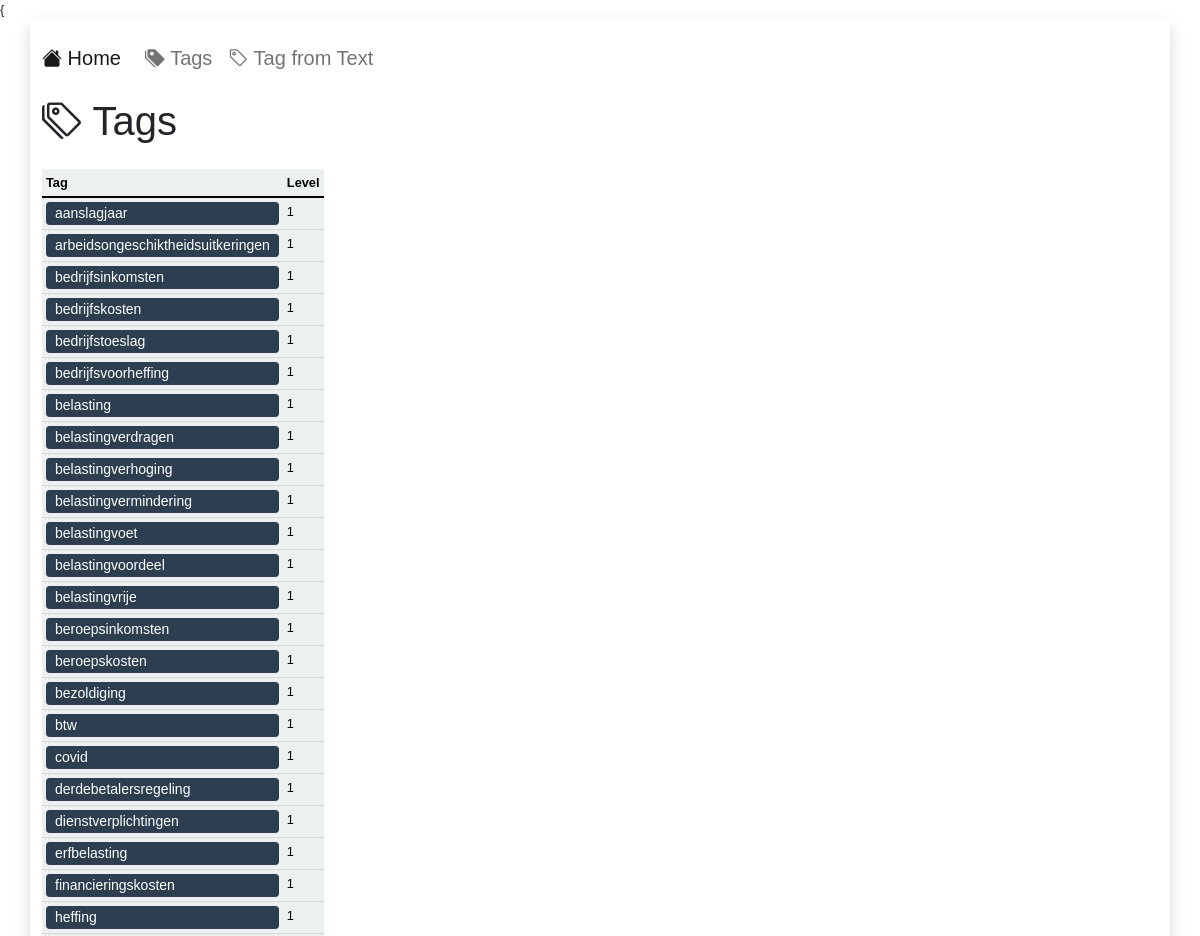
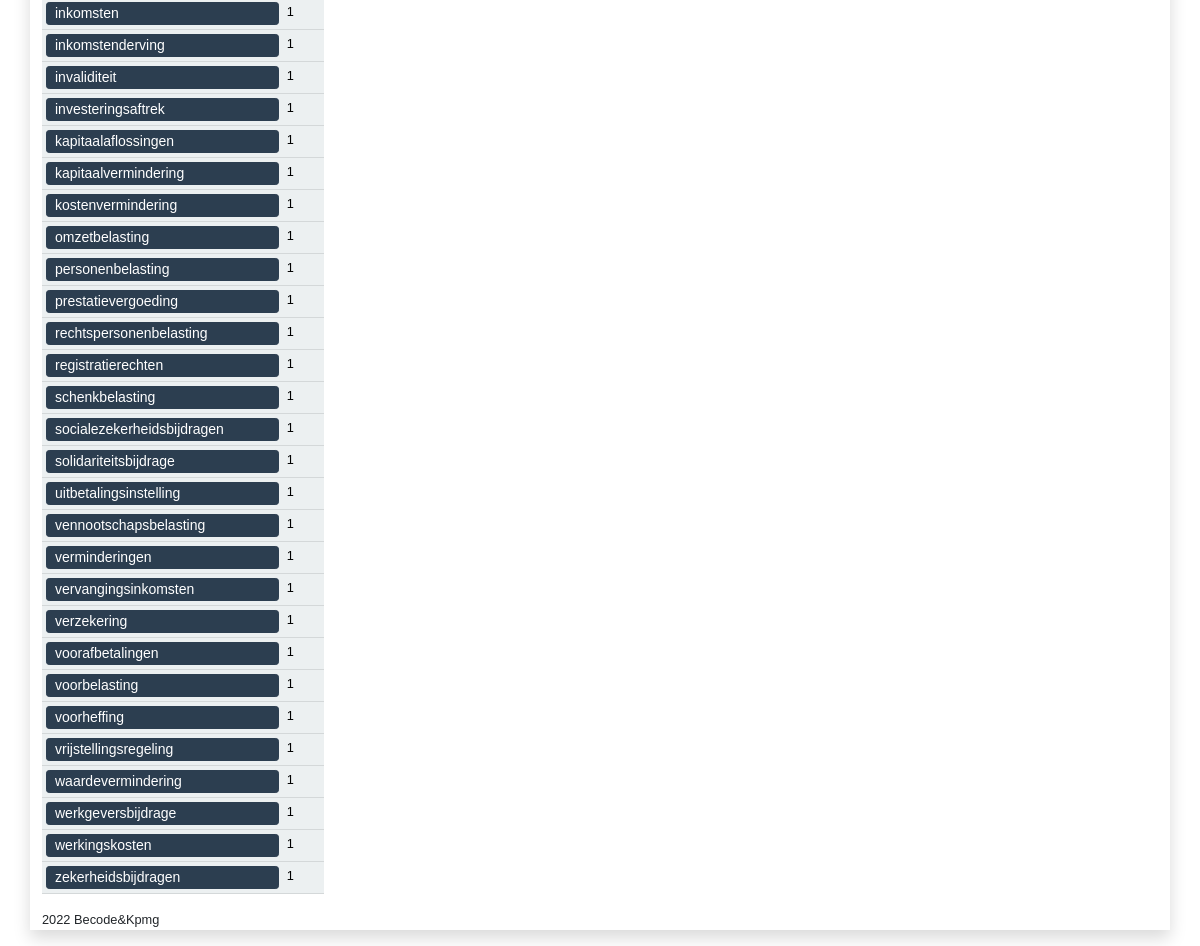
The page /tags/ on the database as committed earlier (2 pictures, top to bottom).
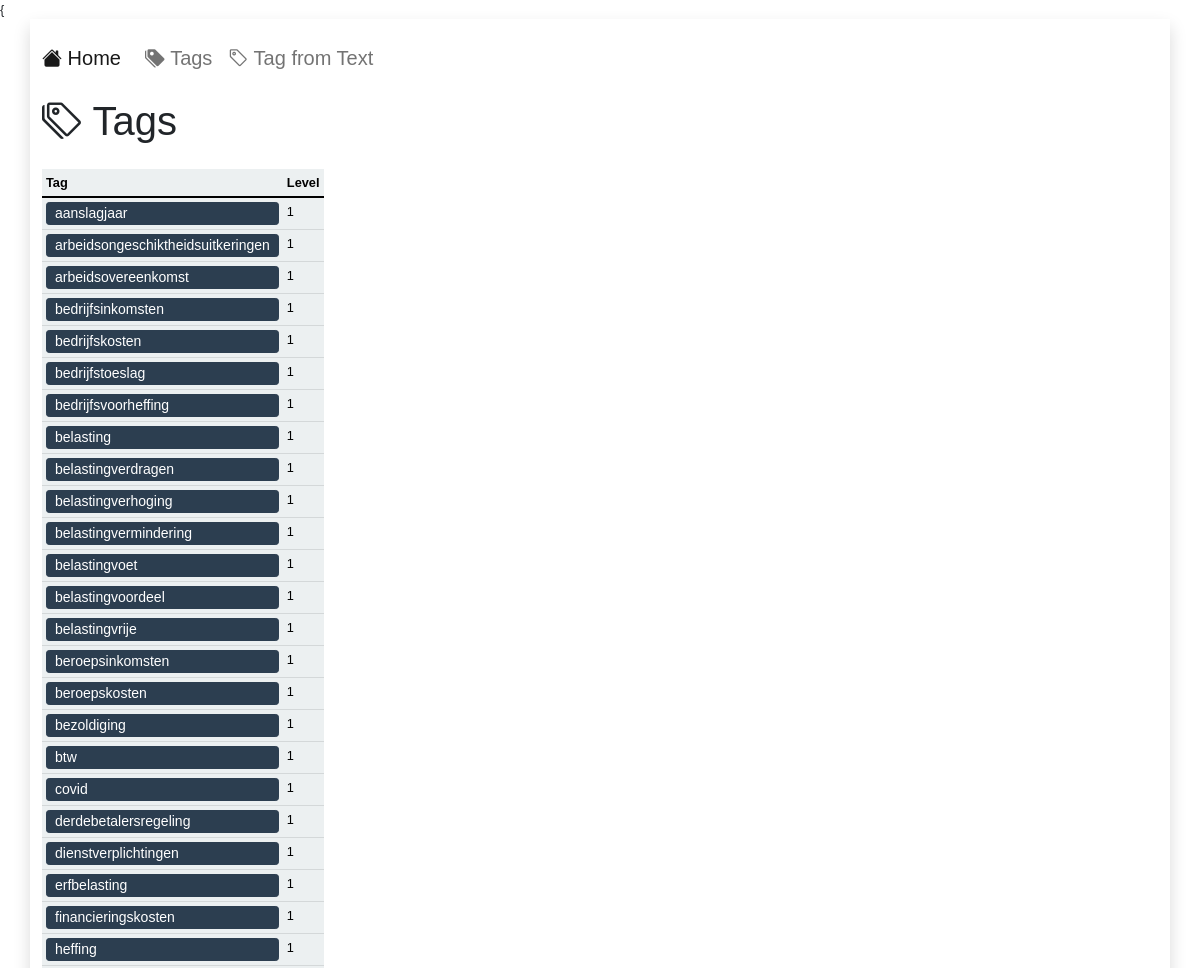
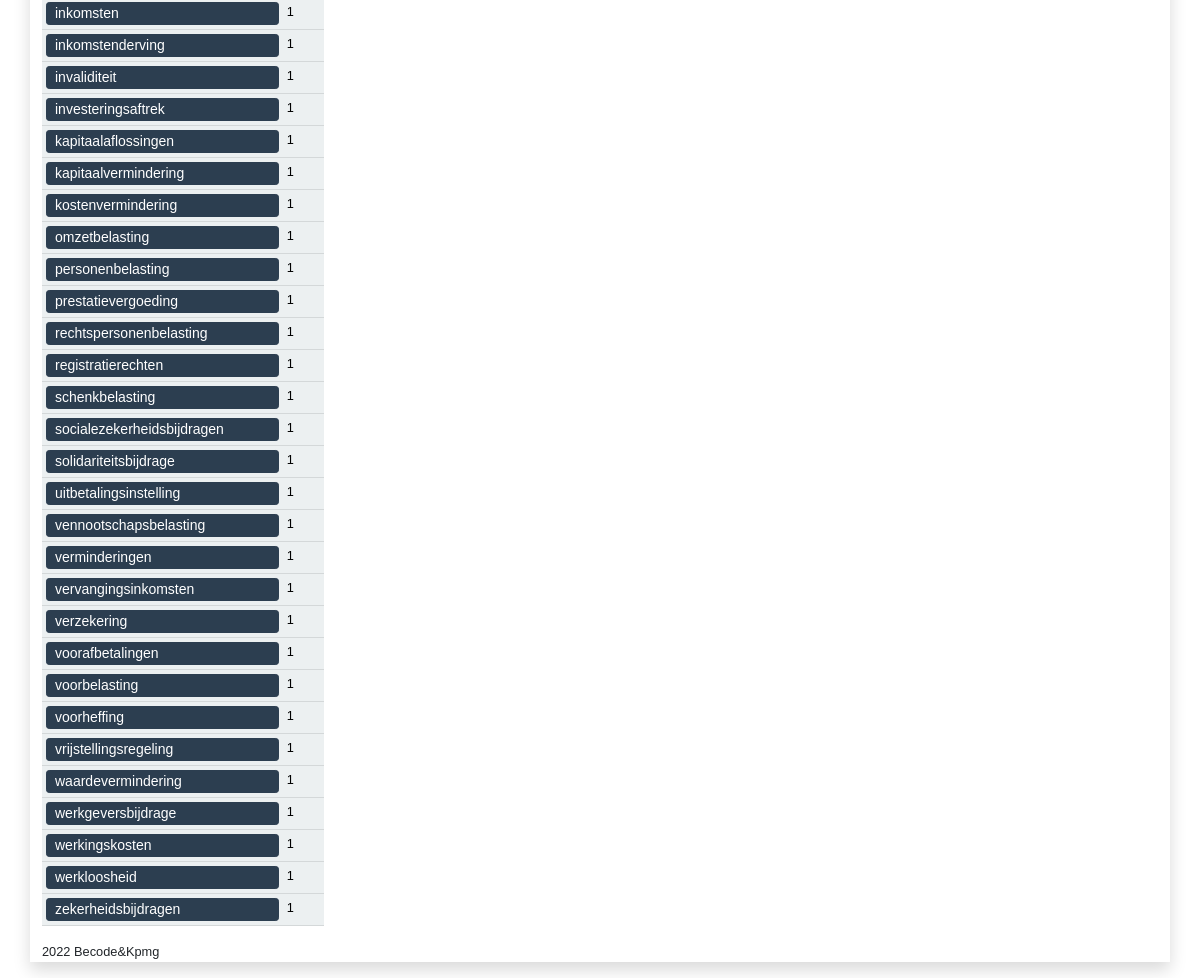
The same page on the database as committed later (2 pictures, top to bottom).
### taxtag/models.py (models this page shows, shortened)
class Tag(models.Model):
    tag = models.CharField(max_length=50)
    level=models.SmallIntegerField(null=True,default=1)
    created_at = models.DateTimeField(auto_now_add=True)
    updated_at = models.DateTimeField(auto_now=True)
    class Meta:
        ordering = ['tag']

### taxtag/views.py (the view)
# urls.py: path('tags/', TagListView.as_view(), name='tag_list'),
class TagListView(ListView):
    model = Tag
    ordering = ['tag' , 'level']

### taxtag/templates/taxtag/tag_list.html
{% extends "base.html" %} {% block content %}
<h2><i class="bi bi-tags"></i> Tags</h2>
<div class="row">
    <div class="col-md-auto">
  <table class="table table-sm table-light table-responsive">
    <thead class="thead-inverse">
      <tr>
        <th>Tag</th>
        <th>Level</th>
      </tr>
    </thead>
    <tbody>
      {% for a in object_list %}
      <tr>
        <p>
          <td>
            <a class="btn btn-primary btn-sm w-100 py-0" style="text-align:left" href={% url 'tagsearch' a.tag  %}> {{ a.tag}}</a>
          </td>
          <td>{{ a.level }}</td>
        </p>
      </tr>
      {% endfor %}
    </tbody>
  </table>
</div>
</div>
{% endblock %}

Rows that differ between the two databases and show on the page:
added Tag: tag "arbeidsovereenkomst", level "1"
added Tag: tag "werkloosheid", level "1"
